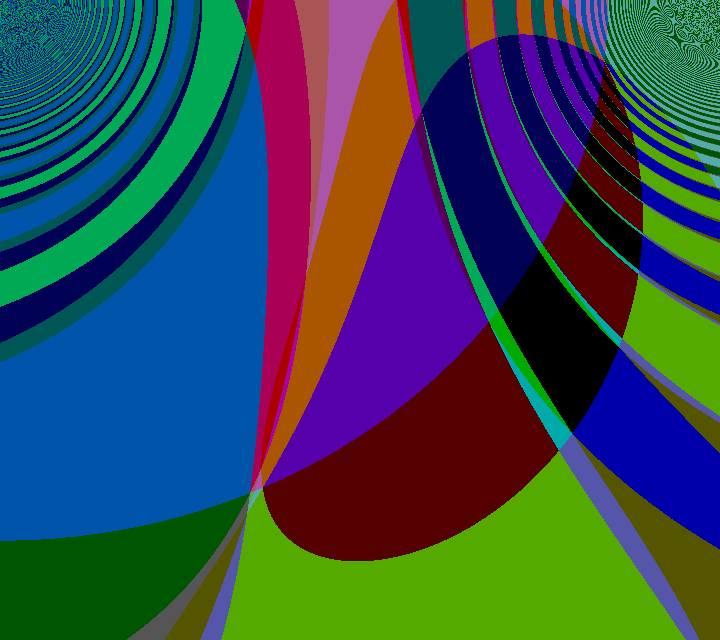
Frame 1 (no input)
Frame 2 (the mouse pressed at the canvas centre, redrawn once): identical to frame 1, image omitted

The Processing sketch that drew this single still picture (run headless with seeded random() and noise(); the mouse was pressed at the canvas centre and the sketch redrawn once):

// Processing sketch: TiledRainbow
// ── TiledRainbow.pde
class quadf {
  
  float a, b, c, d;
  
  public quadf( ) { }
  public quadf( float a, float b, float c, float d ) { this.a = a; this.b = b; this.c = c; this.d = d; }
  
}

float cartDist( float sx, float sy, float tx, float ty ) {
  
  float dx = tx - sx;
  float dy = ty - sy;
  
  return ( dx * dx ) + ( dy * dy );
  
}

void func( quadf in, quadf out ) {
  
  out.a = cos( 2 * in.a / in.c + in.b );
  out.b = cos( 1 * in.c / in.a + in.b );
  out.c = cos( 4 * in.b / in.b + in.a );
  out.d = 0;
  
}

color palette[];

void setup( ) {
  
  size( 720, 640 );
  
  palette = new color[ 27 ];
  int pdx = 0;
  for( int rx = 0; rx < 3; ++rx ) {
    for( int gx = 0; gx < 3; ++gx ) {
      for( int bx = 0; bx < 3; ++bx ) {
        palette[ pdx++ ] = color( 255.0 / 3 * rx, 255.0 / 3 * gx, 255.0 / 3 * bx );
      }
    }
  }
  
  quadf cord = new quadf( );
  quadf vals = new quadf( );
  
  float cx, cy;
  color c;
  
  loadPixels( );
  for( int dx = 0; dx < pixelWidth; ++dx ) {
    
    for( int dy = 0; dy < pixelHeight; ++dy ) {
      
      cx = 1.0 * dx / pixelWidth;
      cy = 1.0 * dy / pixelHeight;
      
      cord.a = cartDist( 0, 0, cx, cy );
      cord.b = cartDist( 0, 1, cx, cy );
      cord.c = cartDist( 1, 0, cx, cy );
      
      func( cord, vals );
      
      if( vals.a > vals.b && vals.b > vals.c && vals.c > vals.d ) {
        c = palette[ 0 ];
      } else if( vals.a > vals.b && vals.b > vals.d && vals.d > vals.c ) {
        c = palette[ 1 ];
      } else if( vals.a > vals.c && vals.c > vals.b && vals.b > vals.d ) {
        c = palette[ 2 ];
      } else if( vals.a > vals.c && vals.c > vals.d && vals.d > vals.b ) {
        c = palette[ 3 ];
      } else if( vals.a > vals.d && vals.d > vals.b && vals.b > vals.c ) {
        c = palette[ 4 ];
      } else if( vals.a > vals.d && vals.d > vals.c && vals.c > vals.b ) {
        c = palette[ 5 ];
      } else if( vals.b > vals.a && vals.a > vals.c && vals.c > vals.d ) {
        c = palette[ 6 ];
      } else if( vals.b > vals.a && vals.a > vals.d && vals.d > vals.c ) {
        c = palette[ 7 ];
      } else if( vals.b > vals.c && vals.c > vals.a && vals.a > vals.d ) {
        c = palette[ 8 ];
      } else if( vals.b > vals.c && vals.c > vals.d && vals.d > vals.a ) {
        c = palette[ 9 ];
      } else if( vals.b > vals.d && vals.d > vals.a && vals.a > vals.c ) {
        c = palette[ 10 ];
      } else if( vals.b > vals.d && vals.d > vals.c && vals.c > vals.a ) {
        c = palette[ 11 ];
      } else if( vals.c > vals.a && vals.a > vals.b && vals.b > vals.d ) {
        c = palette[ 12 ];
      } else if( vals.c > vals.a && vals.a > vals.d && vals.d > vals.b ) {
        c = palette[ 13 ];
      } else if( vals.c > vals.b && vals.b > vals.a && vals.a > vals.d ) {
        c = palette[ 14 ];
      } else if( vals.c > vals.b && vals.b > vals.d && vals.d > vals.a ) {
        c = palette[ 15 ];
      } else if( vals.c > vals.d && vals.d > vals.a && vals.a > vals.b ) {
        c = palette[ 16 ];
      } else if( vals.c > vals.d && vals.d > vals.b && vals.b > vals.a ) {
        c = palette[ 17 ];
      } else if( vals.d > vals.a && vals.a > vals.b && vals.b > vals.c ) {
        c = palette[ 18 ];
      } else if( vals.d > vals.a && vals.a > vals.c && vals.c > vals.b ) {
        c = palette[ 19 ];
      } else if( vals.d > vals.b && vals.b > vals.a && vals.a > vals.c ) {
        c = palette[ 20 ];
      } else if( vals.d > vals.b && vals.b > vals.c && vals.c > vals.a ) {
        c = palette[ 21 ];
      } else if( vals.d > vals.c && vals.c > vals.a && vals.a > vals.b ) {
        c = palette[ 22 ];
      } else {
        c = palette[ 23 ];
      }
      
      pixels[ dy * pixelWidth + dx ] = c;
      
    }
    
  }
  updatePixels( );
  
  noLoop( );
  
}

void draw( ) {
  
  
  
}
